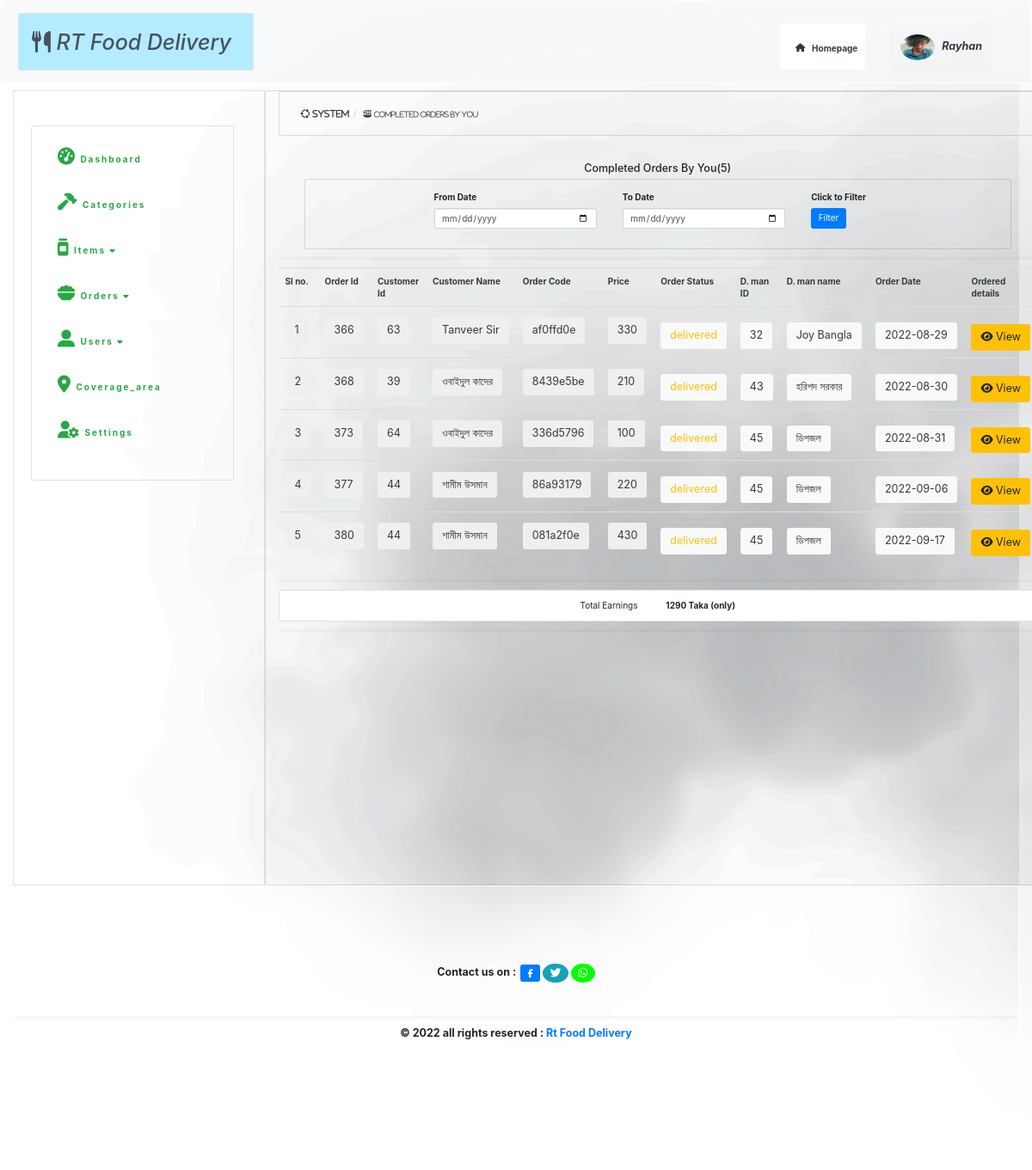
Page /admin/total_processed_order_by_moderator.php (signed in) on the committed database.
### tables this page shows
CREATE TABLE `confirm_order` (
  `confirm_order_id` int(255) NOT NULL,
  `user_id` int(255) NOT NULL,
  `order_code` varchar(255) NOT NULL,
  `total_money` int(200) NOT NULL,
  `order_status` varchar(20) NOT NULL,
  `delivery_man_id` varchar(13) NOT NULL,
  `order_processed_by` int(255) NOT NULL,
  `order_date` date DEFAULT NULL,
  `order_time` varchar(255) DEFAULT NULL,
  `delivered_time` varchar(255) NOT NULL
);

CREATE TABLE `users` (
  `user_id` int(11) NOT NULL,
  `first_name` varchar(32) NOT NULL,
  `last_name` varchar(32) NOT NULL,
  `username` varchar(32) NOT NULL,
  `mobile_number` int(11) NOT NULL,
  `email` varchar(255) NOT NULL,
  `user_image` text NOT NULL,
  `house_no` int(255) NOT NULL,
  `street` varchar(255) NOT NULL,
  `city` varchar(20) NOT NULL,
  `password` varchar(255) NOT NULL,
  `user_role` varchar(20) NOT NULL,
  `pass_proteect` varchar(255) NOT NULL DEFAULT '$2y$10$iusesomecrazystrings22',
  `token` varchar(255) NOT NULL,
  `status` varchar(20) NOT NULL
);

### include/function.php (called while the page is built, shortened)
<?php include "db.php" ;
?>
<?php
function connection($query){
    global $connect;
    return mysqli_query($connect,$query);
}
  ?>

### admin/total_processed_order_by_moderator.php (the view, shortened to what this page needs)
<?php include "./admin_page/header.php" ;
?>
    <div id="wrapper" class="background ">
        <div id="page-wrapper" class="background">
                <?php include "./admin_page/navigation.php" ?>
                <div class="container-fluid  background">
                        <div class="row bg-transparent">
                            <div class="col-lg-12 card bg-transparent">
                                            <div class="card container-fluid bg-transparent">
                                                                                <ol class="breadcrumb pl-auto bg-transparent mt-3">
                                                                                    <li><a class="text-dark" href="./index.php"><i class="fab fa-ubuntu"> System</i></a></li>
                                                                                    <li><a class="text-dark" href="./total_processed_order_by_moderator.php"><i class="fa-solid fa-plate-wheat">    <small> Completed Orders By You </small> </i> </a></li>
                                                                                </ol>
                                            </div>
                                                                            <br>
                                                                            <br>
                                                    <?php
                                                    if(!isset($_GET['source'])){
                                                                $rul ="SELECT * FROM confirm_order WHERE  order_status='delivered' AND order_processed_by='".$_SESSION['user_id']."'";
                                                                $iko =mysqli_query($connect,$rul) ;
                                                                $numberta=mysqli_num_rows($iko);
                                                                if($numberta > 0){?>
                                                                                <h5 class="text-center">Completed Orders By You(<?php echo $numberta ; ?>)</h5>
                                                                            <div class="card bg-transparent ml-5 pl-5 mr-5">
                                                                                <div class="card-body ml-5 pl-5 mr-5">
                                                                                    <form action="total_processed_order_by_moderator_search.php" method="GET" class="form ml-5 pl-5">
                                                                                        <div class="row">
                                                                                            <div class="col-md-4">
                                                                                                <div class="form-group">
                                                                                                    <label>From Date</label>
                                                                                                    <input type="date" name="from_date" value="<?php if(isset($_GET['from_date'])){ echo $_GET['from_date']; } ?>" class="form-control"  required>
                                                                                                </div>
                                                                                            </div>
                                                                                            <div class="col-md-4">
                                                                                                <div class="form-group">
                                                                                                    <label>To Date</label>
                                                                                                    <input type="date" name="to_date" value="<?php if(isset($_GET['to_date'])){ echo $_GET['to_date']; } ?>" class="form-control" required>
                                                                                                </div>
                                                                                            </div>
                                                                                            <div class="col-md-4">
                                                                                                <div class="form-group">
                                                                                                    <label>Click to Filter</label> <br>
                                                                                                <button type="submit" class="btn btn-primary">Filter</button>
                                                                                                </div>
                                                                                            </div>
                                                                                        </div>
                                                                                    </form>
                                                                                </div>
                                                                            </div>
                                                                    <table class="table table-hover border-bottom-3 table-borderless container-fluid bg-transparent">
                                                                        <tr class="text-dark">
                                                                        <th>Sl no.</th>
                                                                        <th>Order Id</th>
                                                                        <th>Customer Id</th>
                                                                        <th>Customer Name</th>
                                                                        <th>Order Code</th>
                                                                        <th>Price</th>
                                                                        <th>Order Status</th>
                                                                        <th>D. man ID</th>
                                                                        <th>D. man name</th>
                                                                        <th>Order Date</th>
                                                                        <th>Ordered details</th>
                                                                        </tr>
                                                                        <tbody>
                                                                    <?php
                                                                            $counnt =1;
                                                                            while($okkty=mysqli_fetch_assoc($iko)){
                                                                            $cconfirm_order_id =  $okkty['confirm_order_id'];
                                                                            $oorder_code =  $okkty['order_code'];
                                                                            $ddelivery_man_id =  $okkty['delivery_man_id'];
                                                                            $oorder_status =  $okkty['order_status'];
                                                                            $uuserr_id =  $okkty['user_id'];
                                                                            $total_money =  $okkty['total_money'];
                                                                            $orderrr_date =  $okkty['order_date'];
                                                                            $lll="SELECT * FROM users WHERE user_id='$uuserr_id'";
                                                                            $kkk=connection($lll);
                                                                            while($jjj=mysqli_fetch_assoc($kkk)){
                                                                                $usernamee =$jjj['username'];
                                                                            }
                                                                        echo "<tr>" ;
                                                                        echo "<td class='mt-3 pt-3 font-weight-bolder text-dark' style='font-size: 23px'><button class='btn btn-lg'>{$counnt}</button></td>";
                                                                        echo "<td class='mt-3 pt-3 font-weight-bolder text-dark' style='font-size: 23px'><button class='btn btn-lg'>{$cconfirm_order_id}</button></td>";
                                                                        echo "<td class='mt-3 pt-3 font-weight-bolder text-dark' style='font-size: 23px'><button class='btn btn-lg'>{$uuserr_id}</button></td>";
                                                                        echo "<td class='mt-3 pt-3 font-weight-bolder text-dark' style='font-size: 23px'><button class='btn btn-lg'>$usernamee</button></td>";
                                                                        echo "<td class='mt-3 pt-3 font-weight-bolder text-dark' style='font-size: 23px'><button class='btn btn-lg'>{$oorder_code}</button></td>";
                                                                        echo "<td class='mt-3 pt-3 font-weight-bolder text-dark' style='font-size: 23px'><button class='btn btn-lg'>{$total_money}</button></td>";
                                                                        echo "<td class='text-left'><a class='mt-3 btn text-warning btn-lg btn-light pt-2'>{$oorder_status}</a></td>";
                                                                        $dd="SELECT * FROM users WHERE user_id='$ddelivery_man_id'";
                                                                            $okkk=connection($dd);
                                                                            while($hmm=mysqli_fetch_assoc($okkk)){
                                                                                $d_man_name =$hmm['username'];
                                                                            }
                                                                            echo "<td class='text-left'><a class='mt-3 btn text-dark btn-lg btn-light pt-2'>{$ddelivery_man_id }</a></td>";
                                                                        echo "<td class='text-left'><a class='mt-3 btn text-dark btn-lg btn-light pt-2'>{$d_man_name }</a></td>";
                                                                        echo "<td class='text-left'><a class='mt-3 btn text-dark btn-lg btn-light pt-2'>{$orderrr_date }</a></td>";
                                                                        echo "<td class=' mt-5 pt-3'><a class='mt-3 btn btn-warning btn-lg' href='./total_processed_order_by_moderator.php?source=view_details&order_code={$oorder_code}'><i class='fa-solid fa-eye'> </i> View</a></td>";
                                                                        echo "</tr>";
                                                                        ?>
                                                                                <?php $counnt ++ ;      } ?>
                                                                        </tbody>
                                                                     <?php   $queryyy = "SELECT SUM(total_money) AS total_taka FROM confirm_order WHERE  order_status='delivered' AND order_processed_by='".$_SESSION['user_id']."'";
                                                                        $M =mysqli_query($connect,$queryyy);
                                                                        while ($values=mysqli_fetch_assoc($M)) {
                                                                            $total_money = $values['total_taka'];
                                                                            } ?>
                                                                        <hr>
                                                                            </table>
                                                                            <hr>
                                                                            <div class="container-fluid  card">
                                                                                    <div class="col-lg-12 mt-3">
                                                                                        <p  class="text-center font-weight-bolder">Total Earnings <b class="ml-5"><?php echo  $total_money ;  ?> Taka (only)  </b></p>
                                                                                    </div>
                                                                            </div>
                                                                            <hr>
                                                                            <br>
                                                                            <br>
                                                                            <br>
                                                                            <br>
                                                                            <br>
                                                                            <br>
                                                                            <br>
                                                                            <br>
                                                                            <br>
                                                                            <br>
                                                                            <br>
                                                                            <br><br>
                                                                            <br>
                                                                            <br>
                                                                            <br>
                                                                            <br>
                                                                            <br>
                                                                            <br>
                                    <?php }} ?>
                            </div>
                        </div>
                        </div>
                        <br>
                        <br>
                        <br>
                </div>
        </div>
    </div>
    <?php include "admin_page/footer.php" ?>

### rows in the picture
confirm_order: confirm_order_id "366", user "63", user.username "Tanveer Sir", order_code "af0ffd0e", total_money "330", order_status "delivered", delivery_man "32", users.username "Joy Bangla", order_date "2022-08-29"
confirm_order: confirm_order_id "368", user "39", user.username "ওবাইদুল কাদের", order_code "8439e5be", total_money "210", order_status "delivered", delivery_man "43", users.username "হরিপদ সরকার", order_date "2022-08-30"
confirm_order: confirm_order_id "373", user "64", order_code "336d5796", total_money "100", order_status "delivered", delivery_man "45", users.username "ডিপজল", order_date "2022-08-31"
users: username "ওবাইদুল কাদের"
confirm_order: confirm_order_id "377", user "44", user.username "শামীম উসমান", order_code "86a93179", total_money "220", order_status "delivered", delivery_man "45", users.username "ডিপজল", order_date "2022-09-06"
confirm_order: confirm_order_id "380", user "44", user.username "শামীম উসমান", order_code "081a2f0e", total_money "430", order_status "delivered", delivery_man "45", users.username "ডিপজল", order_date "2022-09-17"

### other values in the picture
$_SESSION['username'] "Rayhan"
$numberta "5"
$total_money "1290"
